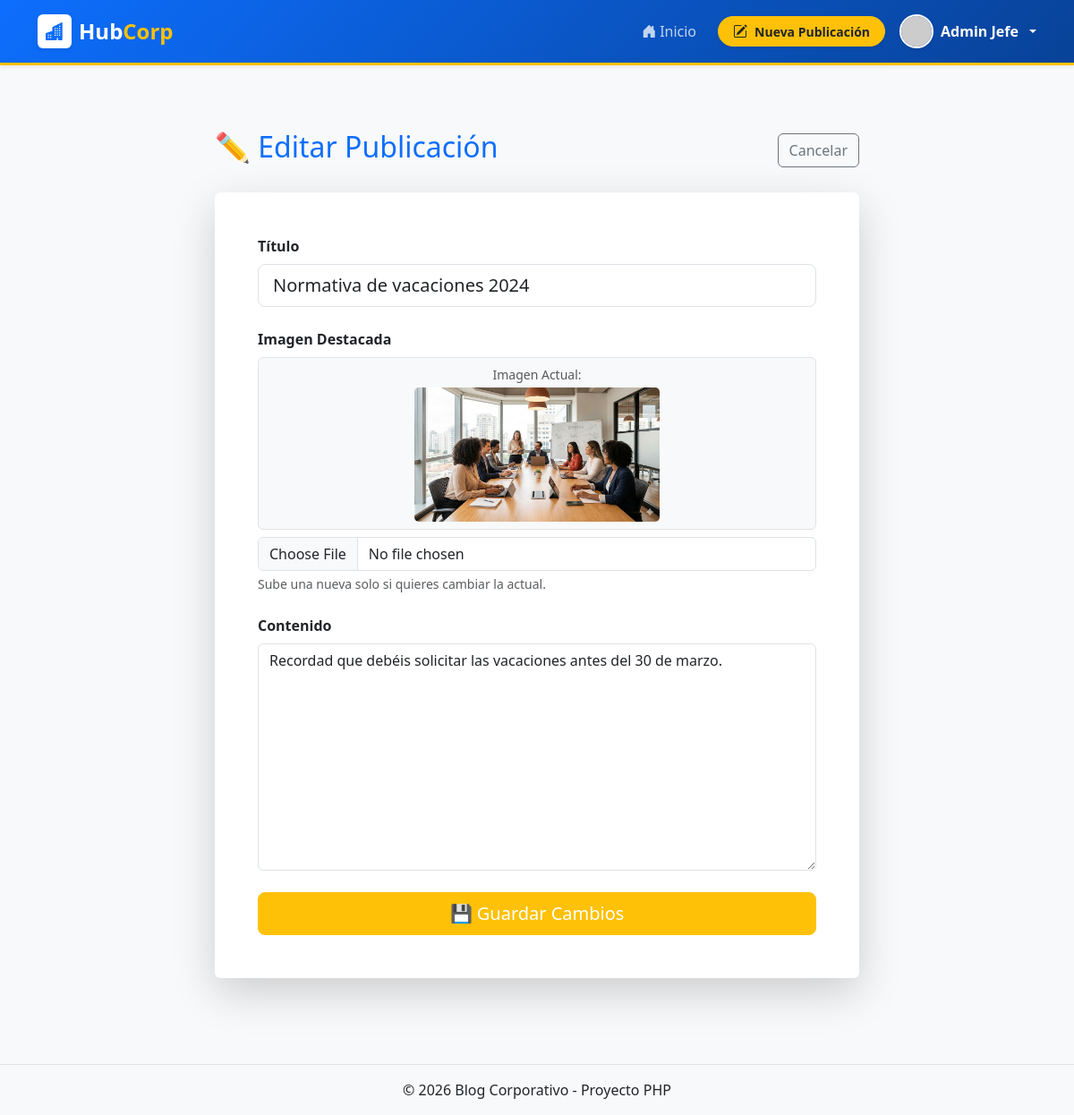
Page /editar_post.php?id=2 (signed in) on the committed database.
### tables this page shows
CREATE TABLE posts (
    id INT AUTO_INCREMENT PRIMARY KEY,
    titulo VARCHAR(200) NOT NULL,
    contenido TEXT NOT NULL,
    imagen VARCHAR(255) DEFAULT 'default.png',  
    fecha_publicacion DATETIME DEFAULT CURRENT_TIMESTAMP,
    autor_id INT,
    FOREIGN KEY (autor_id) REFERENCES usuarios(id) ON DELETE CASCADE
);

### editar_post.php (the view, shortened to what this page needs)
<?php
require_once 'includes/conexion.php';
$id_post = $_GET['id'];
$sql_check = "SELECT * FROM posts WHERE id = ?";
$stmt = mysqli_prepare($conn, $sql_check);
mysqli_stmt_bind_param($stmt, "i", $id_post);
mysqli_stmt_execute($stmt);
$resultado = mysqli_stmt_get_result($stmt);
$post_actual = mysqli_fetch_assoc($resultado);
?>
<?php include 'includes/header.php'; ?>
<div class="container py-5">
    <div class="row justify-content-center">
        <div class="col-md-10 col-lg-8">
            <div class="d-flex justify-content-between align-items-center mb-4">
                <h2 class="text-primary">✏️ Editar Publicación</h2>
                <a href="post.php?id=<?php echo $id_post; ?>" class="btn btn-outline-secondary">Cancelar</a>
            </div>
            <div class="card shadow-lg border-0">
                <div class="card-body p-5">
                    <form action="editar_post.php?id=<?php echo $id_post; ?>" method="POST" enctype="multipart/form-data">
                        <div class="mb-4">
                            <label for="titulo" class="form-label fw-bold">Título</label>
                            <input type="text" name="titulo" class="form-control form-control-lg"
                                   value="<?php echo htmlspecialchars($post_actual['titulo']); ?>" required>
                        </div>
                        <div class="mb-4">
                            <label class="form-label fw-bold">Imagen Destacada</label>
                            <?php
                                $img_mostrar = 'assets/img/posts/default.png';
                            ?>
                            <div class="mb-2 p-2 border rounded bg-light text-center">
                                <p class="small text-muted mb-1">Imagen Actual:</p>
                                <img src="<?php echo $img_mostrar; ?>" alt="Actual" style="max-height: 150px; border-radius: 5px;">
                            </div>
                            <input type="file" name="imagen" class="form-control" accept="image/*">
                            <div class="form-text">Sube una nueva solo si quieres cambiar la actual.</div>
                        </div>
                        <div class="mb-4">
                            <label for="contenido" class="form-label fw-bold">Contenido</label>
                            <textarea name="contenido" rows="10" class="form-control" required><?php echo htmlspecialchars($post_actual['contenido']); ?></textarea>
                        </div>
                        <div class="d-grid gap-2">
                            <button type="submit" class="btn btn-warning btn-lg text-white">💾 Guardar Cambios</button>
                        </div>
                    </form>
                </div>
            </div>
        </div>
    </div>
</div>
<?php include 'includes/footer.php'; ?>

### rows in the picture
posts: titulo "Normativa de vacaciones 2024", contenido "Recordad que debéis solicitar las vacaciones antes del 30 de marzo."

### other values in the picture
$_SESSION['nombre'] "Admin Jefe"
